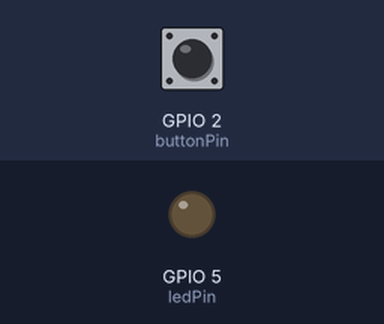
A sketch run on a simulated ESP8266 (NodeMCU). Parts: output pins drawn as LEDs (lit = HIGH). The test bench sets the inputs (shaded band); at power-on: GPIO 2 (buttonPin) LOW. WiFi joins after 1.5 s; servers stay silent unless stated; what the sketch prints to the serial monitor is not drawn.

Above: at 2.1 s.
At 7.0 s:
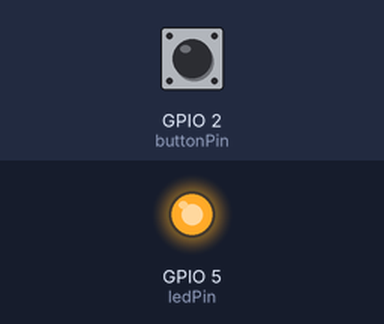
Timing chart, 0 to 8.9 s (numbered marks = the images above):
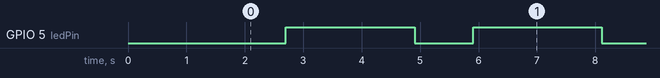

Measured:
- by itself, GPIO 5 (ledPin): alternates HIGH for 2.2 s and LOW for 1.0 s

The sketch:

FGN4NCJJ0SEHHP7.ino
```cpp
/*  Connects to the home WiFi network
 *  Asks some network parameters
 *  Sends and receives message from the server in every 2 seconds
 *  Communicates: wifi_server_01.ino
 */
#include <SPI.h>
#include <ESP8266WiFi.h>

// Configuration parameters for Access Point
const char * ssid = "VERTEX RESEARCH CENTRE";
const char * password = "VERTxE!2023";

const int buttonPin = 2;  // the number of the pushbutton pin
const int ledPin = 5;    // the number of the LED pin
//char ssid[] = "**********";           // SSID of your home WiFi
//char pass[] = "*********";            // password of your home WiFi


// variables will change:
int buttonState = 0;  // variable for reading the pushbutton status

unsigned long askTimer = 0;

IPAddress server(192,168,0,80);       // the fix IP address of the server
WiFiClient client;

void setup() {
  Serial.begin(115200);               // only for debug
    // initialize the LED pin as an output:
  pinMode(ledPin, OUTPUT);
  // initialize the pushbutton pin as an input:
  pinMode(buttonPin, INPUT);
  WiFi.begin(ssid, password );             // connects to the WiFi router
  while (WiFi.status() != WL_CONNECTED) {
    Serial.print(".");
    delay(500);
  }

  pinMode(ledPin, OUTPUT);
}

void loop () {
  client.connect(server, 80);   // Connection to the server
  digitalWrite(ledPin, LOW);    // to show the communication only (inverted logic)
  Serial.println(".");
   buttonState = digitalRead(buttonPin);
     // check if the pushbutton is pressed. If it is, the buttonState is HIGH:
  if (buttonState == HIGH) {
    // turn LED on:
    client.println("ON\r");  // sends the message to the server
  } else {
    // turn LED off:
    client.println("OFF\r");  // sends the message to the server
  }
  client.println("Hello server! Are you sleeping?\r");  // sends the message to the server
  String answer = client.readStringUntil('\r');   // receives the answer from the sever
  Serial.println("from server: " + answer);
  client.flush();
  digitalWrite(ledPin, HIGH);
  delay(2000);                  // client will trigger the communication after two seconds
}
```
